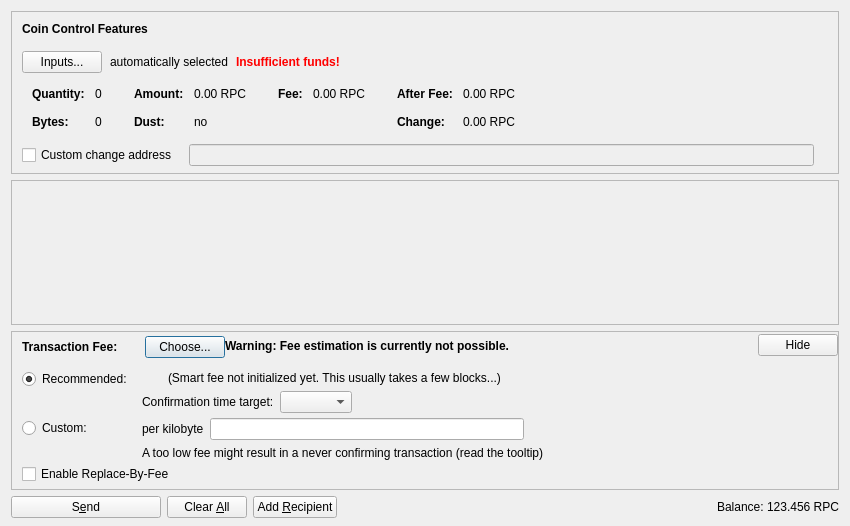
<?xml version="1.0" encoding="UTF-8"?>
<ui version="4.0">
 <class>SendCoinsDialog</class>
 <widget class="QDialog" name="SendCoinsDialog">
  <property name="geometry">
   <rect>
    <x>0</x>
    <y>0</y>
    <width>850</width>
    <height>526</height>
   </rect>
  </property>
  <property name="windowTitle">
   <string>Send Coins</string>
  </property>
  <layout class="QVBoxLayout" name="verticalLayout" stretch="0,1,0,0">
   <property name="bottomMargin">
    <number>8</number>
   </property>
   <item>
    <widget class="QFrame" name="frameCoinControl">
     <property name="sizePolicy">
      <sizepolicy hsizetype="Expanding" vsizetype="Expanding">
       <horstretch>0</horstretch>
       <verstretch>0</verstretch>
      </sizepolicy>
     </property>
     <property name="maximumSize">
      <size>
       <width>16777215</width>
       <height>16777215</height>
      </size>
     </property>
     <property name="frameShape">
      <enum>QFrame::StyledPanel</enum>
     </property>
     <property name="frameShadow">
      <enum>QFrame::Sunken</enum>
     </property>
     <layout class="QVBoxLayout" name="verticalLayoutCoinControl2">
      <property name="spacing">
       <number>0</number>
      </property>
      <property name="leftMargin">
       <number>0</number>
      </property>
      <property name="topMargin">
       <number>0</number>
      </property>
      <property name="rightMargin">
       <number>0</number>
      </property>
      <property name="bottomMargin">
       <number>6</number>
      </property>
      <item>
       <layout class="QVBoxLayout" name="verticalLayoutCoinControl" stretch="0,0,0,0,1">
        <property name="spacing">
         <number>0</number>
        </property>
        <property name="leftMargin">
         <number>10</number>
        </property>
        <property name="topMargin">
         <number>10</number>
        </property>
        <item>
         <layout class="QHBoxLayout" name="horizontalLayoutCoinControl1">
          <property name="bottomMargin">
           <number>15</number>
          </property>
          <item>
           <widget class="QLabel" name="labelCoinControlFeatures">
            <property name="sizePolicy">
             <sizepolicy hsizetype="Preferred" vsizetype="Maximum">
              <horstretch>0</horstretch>
              <verstretch>0</verstretch>
             </sizepolicy>
            </property>
            <property name="font">
             <font>
              <weight>75</weight>
              <bold>true</bold>
             </font>
            </property>
            <property name="styleSheet">
             <string notr="true">font-weight:bold;</string>
            </property>
            <property name="text">
             <string>Coin Control Features</string>
            </property>
           </widget>
          </item>
         </layout>
        </item>
        <item>
         <layout class="QHBoxLayout" name="horizontalLayoutCoinControl2" stretch="0,0,0,0">
          <property name="spacing">
           <number>8</number>
          </property>
          <property name="bottomMargin">
           <number>10</number>
          </property>
          <item>
           <widget class="QPushButton" name="pushButtonCoinControl">
            <property name="styleSheet">
             <string notr="true"/>
            </property>
            <property name="text">
             <string>Inputs...</string>
            </property>
            <property name="autoDefault">
             <bool>false</bool>
            </property>
           </widget>
          </item>
          <item>
           <widget class="QLabel" name="labelCoinControlAutomaticallySelected">
            <property name="text">
             <string>automatically selected</string>
            </property>
            <property name="margin">
             <number>5</number>
            </property>
           </widget>
          </item>
          <item>
           <widget class="QLabel" name="labelCoinControlInsuffFunds">
            <property name="font">
             <font>
              <weight>75</weight>
              <bold>true</bold>
             </font>
            </property>
            <property name="styleSheet">
             <string notr="true">color:red;font-weight:bold;</string>
            </property>
            <property name="text">
             <string>Insufficient funds!</string>
            </property>
            <property name="margin">
             <number>5</number>
            </property>
           </widget>
          </item>
          <item>
           <spacer name="horizontalSpacerCoinControl">
            <property name="orientation">
             <enum>Qt::Horizontal</enum>
            </property>
            <property name="sizeHint" stdset="0">
             <size>
              <width>40</width>
              <height>1</height>
             </size>
            </property>
           </spacer>
          </item>
         </layout>
        </item>
        <item>
         <widget class="QWidget" name="widgetCoinControl" native="true">
          <property name="sizePolicy">
           <sizepolicy hsizetype="Preferred" vsizetype="Preferred">
            <horstretch>0</horstretch>
            <verstretch>0</verstretch>
           </sizepolicy>
          </property>
          <property name="minimumSize">
           <size>
            <width>0</width>
            <height>0</height>
           </size>
          </property>
          <property name="styleSheet">
           <string notr="true"/>
          </property>
          <layout class="QHBoxLayout" name="horizontalLayoutCoinControl5">
           <property name="leftMargin">
            <number>0</number>
           </property>
           <property name="topMargin">
            <number>0</number>
           </property>
           <property name="rightMargin">
            <number>0</number>
           </property>
           <property name="bottomMargin">
            <number>0</number>
           </property>
           <item>
            <layout class="QHBoxLayout" name="horizontalLayoutCoinControl3" stretch="0,0,0,1">
             <property name="spacing">
              <number>20</number>
             </property>
             <property name="topMargin">
              <number>0</number>
             </property>
             <property name="bottomMargin">
              <number>10</number>
             </property>
             <item>
              <layout class="QFormLayout" name="formLayoutCoinControl1">
               <property name="horizontalSpacing">
                <number>10</number>
               </property>
               <property name="verticalSpacing">
                <number>14</number>
               </property>
               <property name="leftMargin">
                <number>10</number>
               </property>
               <property name="topMargin">
                <number>4</number>
               </property>
               <property name="rightMargin">
                <number>6</number>
               </property>
               <item row="0" column="0">
                <widget class="QLabel" name="labelCoinControlQuantityText">
                 <property name="font">
                  <font>
                   <weight>75</weight>
                   <bold>true</bold>
                  </font>
                 </property>
                 <property name="text">
                  <string>Quantity:</string>
                 </property>
                 <property name="margin">
                  <number>0</number>
                 </property>
                </widget>
               </item>
               <item row="0" column="1">
                <widget class="QLabel" name="labelCoinControlQuantity">
                 <property name="cursor">
                  <cursorShape>IBeamCursor</cursorShape>
                 </property>
                 <property name="contextMenuPolicy">
                  <enum>Qt::ActionsContextMenu</enum>
                 </property>
                 <property name="text">
                  <string notr="true">0</string>
                 </property>
                 <property name="margin">
                  <number>0</number>
                 </property>
                 <property name="textInteractionFlags">
                  <set>Qt::LinksAccessibleByMouse|Qt::TextSelectableByKeyboard|Qt::TextSelectableByMouse</set>
                 </property>
                </widget>
               </item>
               <item row="1" column="0">
                <widget class="QLabel" name="labelCoinControlBytesText">
                 <property name="font">
                  <font>
                   <weight>75</weight>
                   <bold>true</bold>
                  </font>
                 </property>
                 <property name="text">
                  <string>Bytes:</string>
                 </property>
                </widget>
               </item>
               <item row="1" column="1">
                <widget class="QLabel" name="labelCoinControlBytes">
                 <property name="cursor">
                  <cursorShape>IBeamCursor</cursorShape>
                 </property>
                 <property name="contextMenuPolicy">
                  <enum>Qt::ActionsContextMenu</enum>
                 </property>
                 <property name="text">
                  <string notr="true">0</string>
                 </property>
                 <property name="textInteractionFlags">
                  <set>Qt::LinksAccessibleByMouse|Qt::TextSelectableByKeyboard|Qt::TextSelectableByMouse</set>
                 </property>
                </widget>
               </item>
              </layout>
             </item>
             <item>
              <layout class="QFormLayout" name="formLayoutCoinControl2">
               <property name="horizontalSpacing">
                <number>10</number>
               </property>
               <property name="verticalSpacing">
                <number>14</number>
               </property>
               <property name="leftMargin">
                <number>6</number>
               </property>
               <property name="topMargin">
                <number>4</number>
               </property>
               <property name="rightMargin">
                <number>6</number>
               </property>
               <item row="0" column="0">
                <widget class="QLabel" name="labelCoinControlAmountText">
                 <property name="font">
                  <font>
                   <weight>75</weight>
                   <bold>true</bold>
                  </font>
                 </property>
                 <property name="text">
                  <string>Amount:</string>
                 </property>
                 <property name="margin">
                  <number>0</number>
                 </property>
                </widget>
               </item>
               <item row="0" column="1">
                <widget class="QLabel" name="labelCoinControlAmount">
                 <property name="cursor">
                  <cursorShape>IBeamCursor</cursorShape>
                 </property>
                 <property name="contextMenuPolicy">
                  <enum>Qt::ActionsContextMenu</enum>
                 </property>
                 <property name="text">
                  <string notr="true">0.00 RPC</string>
                 </property>
                 <property name="textInteractionFlags">
                  <set>Qt::LinksAccessibleByMouse|Qt::TextSelectableByKeyboard|Qt::TextSelectableByMouse</set>
                 </property>
                </widget>
               </item>
               <item row="1" column="0">
                <widget class="QLabel" name="labelCoinControlLowOutputText">
                 <property name="font">
                  <font>
                   <weight>75</weight>
                   <bold>true</bold>
                  </font>
                 </property>
                 <property name="text">
                  <string>Dust:</string>
                 </property>
                </widget>
               </item>
               <item row="1" column="1">
                <widget class="QLabel" name="labelCoinControlLowOutput">
                 <property name="cursor">
                  <cursorShape>IBeamCursor</cursorShape>
                 </property>
                 <property name="contextMenuPolicy">
                  <enum>Qt::ActionsContextMenu</enum>
                 </property>
                 <property name="text">
                  <string notr="true">no</string>
                 </property>
                 <property name="textInteractionFlags">
                  <set>Qt::LinksAccessibleByMouse|Qt::TextSelectableByKeyboard|Qt::TextSelectableByMouse</set>
                 </property>
                </widget>
               </item>
              </layout>
             </item>
             <item>
              <layout class="QFormLayout" name="formLayoutCoinControl3">
               <property name="horizontalSpacing">
                <number>10</number>
               </property>
               <property name="verticalSpacing">
                <number>14</number>
               </property>
               <property name="leftMargin">
                <number>6</number>
               </property>
               <property name="topMargin">
                <number>4</number>
               </property>
               <property name="rightMargin">
                <number>6</number>
               </property>
               <item row="0" column="0">
                <widget class="QLabel" name="labelCoinControlFeeText">
                 <property name="font">
                  <font>
                   <weight>75</weight>
                   <bold>true</bold>
                  </font>
                 </property>
                 <property name="text">
                  <string>Fee:</string>
                 </property>
                 <property name="margin">
                  <number>0</number>
                 </property>
                </widget>
               </item>
               <item row="0" column="1">
                <widget class="QLabel" name="labelCoinControlFee">
                 <property name="cursor">
                  <cursorShape>IBeamCursor</cursorShape>
                 </property>
                 <property name="contextMenuPolicy">
                  <enum>Qt::ActionsContextMenu</enum>
                 </property>
                 <property name="text">
                  <string notr="true">0.00 RPC</string>
                 </property>
                 <property name="textInteractionFlags">
                  <set>Qt::LinksAccessibleByMouse|Qt::TextSelectableByKeyboard|Qt::TextSelectableByMouse</set>
                 </property>
                </widget>
               </item>
              </layout>
             </item>
             <item>
              <layout class="QFormLayout" name="formLayoutCoinControl4">
               <property name="horizontalSpacing">
                <number>10</number>
               </property>
               <property name="verticalSpacing">
                <number>14</number>
               </property>
               <property name="leftMargin">
                <number>6</number>
               </property>
               <property name="topMargin">
                <number>4</number>
               </property>
               <property name="rightMargin">
                <number>6</number>
               </property>
               <item row="0" column="0">
                <widget class="QLabel" name="labelCoinControlAfterFeeText">
                 <property name="font">
                  <font>
                   <weight>75</weight>
                   <bold>true</bold>
                  </font>
                 </property>
                 <property name="text">
                  <string>After Fee:</string>
                 </property>
                 <property name="margin">
                  <number>0</number>
                 </property>
                </widget>
               </item>
               <item row="0" column="1">
                <widget class="QLabel" name="labelCoinControlAfterFee">
                 <property name="cursor">
                  <cursorShape>IBeamCursor</cursorShape>
                 </property>
                 <property name="contextMenuPolicy">
                  <enum>Qt::ActionsContextMenu</enum>
                 </property>
                 <property name="text">
                  <string notr="true">0.00 RPC</string>
                 </property>
                 <property name="textInteractionFlags">
                  <set>Qt::LinksAccessibleByMouse|Qt::TextSelectableByKeyboard|Qt::TextSelectableByMouse</set>
                 </property>
                </widget>
               </item>
               <item row="1" column="0">
                <widget class="QLabel" name="labelCoinControlChangeText">
                 <property name="font">
                  <font>
                   <weight>75</weight>
                   <bold>true</bold>
                  </font>
                 </property>
                 <property name="text">
                  <string>Change:</string>
                 </property>
                </widget>
               </item>
               <item row="1" column="1">
                <widget class="QLabel" name="labelCoinControlChange">
                 <property name="cursor">
                  <cursorShape>IBeamCursor</cursorShape>
                 </property>
                 <property name="contextMenuPolicy">
                  <enum>Qt::ActionsContextMenu</enum>
                 </property>
                 <property name="text">
                  <string notr="true">0.00 RPC</string>
                 </property>
                 <property name="textInteractionFlags">
                  <set>Qt::LinksAccessibleByMouse|Qt::TextSelectableByKeyboard|Qt::TextSelectableByMouse</set>
                 </property>
                </widget>
               </item>
              </layout>
             </item>
            </layout>
           </item>
          </layout>
         </widget>
        </item>
        <item>
         <layout class="QHBoxLayout" name="horizontalLayoutCoinControl4" stretch="0,0,0">
          <property name="spacing">
           <number>12</number>
          </property>
          <property name="sizeConstraint">
           <enum>QLayout::SetDefaultConstraint</enum>
          </property>
          <property name="topMargin">
           <number>5</number>
          </property>
          <property name="rightMargin">
           <number>5</number>
          </property>
          <item>
           <widget class="QCheckBox" name="checkBoxCoinControlChange">
            <property name="toolTip">
             <string>If this is activated, but the change address is empty or invalid, change will be sent to a newly generated address.</string>
            </property>
            <property name="text">
             <string>Custom change address</string>
            </property>
           </widget>
          </item>
          <item>
           <widget class="QValidatedLineEdit" name="lineEditCoinControlChange">
            <property name="enabled">
             <bool>false</bool>
            </property>
            <property name="sizePolicy">
             <sizepolicy hsizetype="Expanding" vsizetype="Fixed">
              <horstretch>0</horstretch>
              <verstretch>0</verstretch>
             </sizepolicy>
            </property>
           </widget>
          </item>
          <item>
           <widget class="QLabel" name="labelCoinControlChangeLabel">
            <property name="sizePolicy">
             <sizepolicy hsizetype="Preferred" vsizetype="Expanding">
              <horstretch>0</horstretch>
              <verstretch>0</verstretch>
             </sizepolicy>
            </property>
            <property name="minimumSize">
             <size>
              <width>0</width>
              <height>0</height>
             </size>
            </property>
            <property name="text">
             <string/>
            </property>
            <property name="margin">
             <number>3</number>
            </property>
           </widget>
          </item>
         </layout>
        </item>
        <item>
         <spacer name="verticalSpacerCoinControl">
          <property name="orientation">
           <enum>Qt::Vertical</enum>
          </property>
          <property name="sizeHint" stdset="0">
           <size>
            <width>800</width>
            <height>1</height>
           </size>
          </property>
         </spacer>
        </item>
       </layout>
      </item>
     </layout>
    </widget>
   </item>
   <item>
    <widget class="QScrollArea" name="scrollArea">
     <property name="widgetResizable">
      <bool>true</bool>
     </property>
     <widget class="QWidget" name="scrollAreaWidgetContents">
      <property name="geometry">
       <rect>
        <x>0</x>
        <y>0</y>
        <width>830</width>
        <height>104</height>
       </rect>
      </property>
      <layout class="QVBoxLayout" name="verticalLayout_2" stretch="0,1">
       <property name="leftMargin">
        <number>0</number>
       </property>
       <property name="topMargin">
        <number>0</number>
       </property>
       <property name="rightMargin">
        <number>0</number>
       </property>
       <property name="bottomMargin">
        <number>0</number>
       </property>
       <item>
        <layout class="QVBoxLayout" name="entries">
         <property name="spacing">
          <number>6</number>
         </property>
        </layout>
       </item>
       <item>
        <spacer name="verticalSpacer">
         <property name="orientation">
          <enum>Qt::Vertical</enum>
         </property>
         <property name="sizeHint" stdset="0">
          <size>
           <width>20</width>
           <height>40</height>
          </size>
         </property>
        </spacer>
       </item>
      </layout>
     </widget>
    </widget>
   </item>
   <item>
    <widget class="QFrame" name="frameFee">
     <property name="sizePolicy">
      <sizepolicy hsizetype="Expanding" vsizetype="Expanding">
       <horstretch>0</horstretch>
       <verstretch>0</verstretch>
      </sizepolicy>
     </property>
     <property name="maximumSize">
      <size>
       <width>16777215</width>
       <height>16777215</height>
      </size>
     </property>
     <property name="frameShape">
      <enum>QFrame::StyledPanel</enum>
     </property>
     <property name="frameShadow">
      <enum>QFrame::Sunken</enum>
     </property>
     <layout class="QVBoxLayout" name="verticalLayoutFee1">
      <property name="spacing">
       <number>0</number>
      </property>
      <property name="leftMargin">
       <number>0</number>
      </property>
      <property name="topMargin">
       <number>0</number>
      </property>
      <property name="rightMargin">
       <number>0</number>
      </property>
      <property name="bottomMargin">
       <number>0</number>
      </property>
      <item>
       <layout class="QVBoxLayout" name="verticalLayoutFee2" stretch="0,0,0">
        <property name="spacing">
         <number>0</number>
        </property>
        <property name="leftMargin">
         <number>10</number>
        </property>
        <property name="topMargin">
         <number>0</number>
        </property>
        <item>
         <layout class="QHBoxLayout" name="horizontalLayoutFee1">
          <property name="bottomMargin">
           <number>0</number>
          </property>
          <item>
           <layout class="QVBoxLayout" name="verticalLayoutFee7">
            <property name="spacing">
             <number>0</number>
            </property>
            <item>
             <spacer name="verticalSpacerSmartFee">
              <property name="orientation">
               <enum>Qt::Vertical</enum>
              </property>
              <property name="sizeType">
               <enum>QSizePolicy::Fixed</enum>
              </property>
              <property name="sizeHint" stdset="0">
               <size>
                <width>1</width>
                <height>4</height>
               </size>
              </property>
             </spacer>
            </item>
            <item>
             <layout class="QHBoxLayout" name="horizontalLayoutSmartFee">
              <property name="spacing">
               <number>10</number>
              </property>
              <item>
               <widget class="QLabel" name="labelFeeHeadline">
                <property name="sizePolicy">
                 <sizepolicy hsizetype="Preferred" vsizetype="Maximum">
                  <horstretch>0</horstretch>
                  <verstretch>0</verstretch>
                 </sizepolicy>
                </property>
                <property name="font">
                 <font>
                  <weight>75</weight>
                  <bold>true</bold>
                 </font>
                </property>
                <property name="styleSheet">
                 <string notr="true">font-weight:bold;</string>
                </property>
                <property name="text">
                 <string>Transaction Fee:</string>
                </property>
               </widget>
              </item>
              <item>
               <widget class="QLabel" name="labelFeeMinimized">
                <property name="text">
                 <string/>
                </property>
               </widget>
              </item>
              <item>
               <widget class="QPushButton" name="buttonChooseFee">
                <property name="text">
                 <string>Choose...</string>
                </property>
               </widget>
              </item>
             </layout>
            </item>
            <item>
             <spacer name="verticalSpacer_5">
              <property name="orientation">
               <enum>Qt::Vertical</enum>
              </property>
              <property name="sizeHint" stdset="0">
               <size>
                <width>1</width>
                <height>1</height>
               </size>
              </property>
             </spacer>
            </item>
           </layout>
          </item>
          <item>
           <widget class="QLabel" name="fallbackFeeWarningLabel">
            <property name="toolTip">
             <string>Using the fallbackfee can result in sending a transaction that will take several hours or days (or never) to confirm. Consider choosing your fee manually or wait until you have validated the complete chain.</string>
            </property>
            <property name="font">
            <font>
                <weight>75</weight>
                <bold>true</bold>
            </font>
            </property>
            <property name="text">
             <string>Warning: Fee estimation is currently not possible.</string>
            </property>
            <property name="wordWrap">
             <bool>false</bool>
            </property>
           </widget>
          </item>
          <item>
           <spacer name="horizontalSpacer_4">
            <property name="orientation">
             <enum>Qt::Horizontal</enum>
            </property>
            <property name="sizeType">
             <enum>QSizePolicy::MinimumExpanding</enum>
            </property>
            <property name="sizeHint" stdset="0">
             <size>
              <width>40</width>
              <height>20</height>
             </size>
            </property>
           </spacer>
          </item>
          <item>
           <widget class="QPushButton" name="buttonMinimizeFee">
            <property name="toolTip">
             <string>Hide transaction fee settings</string>
            </property>
            <property name="text">
             <string>Hide</string>
            </property>
           </widget>
          </item>
         </layout>
        </item>
        <item>
         <widget class="QFrame" name="frameFeeSelection">
          <layout class="QVBoxLayout" name="verticalLayoutFee12">
           <property name="spacing">
            <number>0</number>
           </property>
           <property name="leftMargin">
            <number>0</number>
           </property>
           <property name="topMargin">
            <number>0</number>
           </property>
           <property name="rightMargin">
            <number>0</number>
           </property>
           <property name="bottomMargin">
            <number>0</number>
           </property>
           <item>
            <layout class="QGridLayout" name="gridLayoutFee">
             <property name="topMargin">
              <number>10</number>
             </property>
             <property name="bottomMargin">
              <number>4</number>
             </property>
             <property name="horizontalSpacing">
              <number>10</number>
             </property>
             <property name="verticalSpacing">
              <number>4</number>
             </property>
             <item row="1" column="1">
              <layout class="QVBoxLayout" name="verticalLayoutFee8">
               <property name="spacing">
                <number>6</number>
               </property>
               <item>
                <layout class="QHBoxLayout" name="horizontalLayoutFee13">
                 <item>
                  <widget class="QLabel" name="labelCustomPerKilobyte">
                   <property name="toolTip">
                    <string>Specify a custom fee per kB (1,000 bytes) of the transaction's virtual size.

Note:  Since the fee is calculated on a per-byte basis, a fee of "100 satoshis per kB" for a transaction size of 500 bytes (half of 1 kB) would ultimately yield a fee of only 50 satoshis.</string>
                   </property>
                   <property name="text">
                    <string>per kilobyte</string>
                   </property>
                  </widget>
                 </item>
                 <item>
                  <widget class="BitcoinAmountField" name="customFee"/>
                 </item>
                 <item>
                  <spacer name="horizontalSpacer_6">
                   <property name="orientation">
                    <enum>Qt::Horizontal</enum>
                   </property>
                   <property name="sizeHint" stdset="0">
                    <size>
                     <width>1</width>
                     <height>1</height>
                    </size>
                   </property>
                  </spacer>
                 </item>
                </layout>
               </item>
               <item>
                <layout class="QHBoxLayout" name="horizontalLayoutFee8">
                 <item>
                  <widget class="QLabel" name="labelCustomFeeWarning">
                   <property name="enabled">
                    <bool>true</bool>
                   </property>
                   <property name="toolTip">
                    <string>When there is less transaction volume than space in the blocks, miners as well as relaying nodes may enforce a minimum fee. Paying only this minimum fee is just fine, but be aware that this can result in a never confirming transaction once there is more demand for bitcoin transactions than the network can process.</string>
                   </property>
                   <property name="text">
                    <string>A too low fee might result in a never confirming transaction (read the tooltip)</string>
                   </property>
                  </widget>
                 </item>
                 <item>
                  <spacer name="horizontalSpacer_2">
                   <property name="orientation">
                    <enum>Qt::Horizontal</enum>
                   </property>
                   <property name="sizeHint" stdset="0">
                    <size>
                     <width>1</width>
                     <height>1</height>
                    </size>
                   </property>
                  </spacer>
                 </item>
                </layout>
               </item>
              </layout>
             </item>
             <item row="0" column="0">
              <layout class="QVBoxLayout" name="verticalLayoutFee4" stretch="0,1">
               <item>
                <widget class="QRadioButton" name="radioSmartFee">
                 <property name="text">
                  <string>Recommended:</string>
                 </property>
                 <property name="checked">
                  <bool>true</bool>
                 </property>
                 <attribute name="buttonGroup">
                  <string notr="true">groupFee</string>
                 </attribute>
                </widget>
               </item>
               <item>
                <spacer name="verticalSpacer_2">
                 <property name="orientation">
                  <enum>Qt::Vertical</enum>
                 </property>
                 <property name="sizeHint" stdset="0">
                  <size>
                   <width>1</width>
                   <height>1</height>
                  </size>
                 </property>
                </spacer>
               </item>
              </layout>
             </item>
             <item row="1" column="0">
              <layout class="QVBoxLayout" name="verticalLayoutFee9" stretch="0,1">
               <item>
                <widget class="QRadioButton" name="radioCustomFee">
                 <property name="text">
                  <string>Custom:</string>
                 </property>
                 <attribute name="buttonGroup">
                  <string notr="true">groupFee</string>
                 </attribute>
                </widget>
               </item>
               <item>
                <spacer name="verticalSpacer_6">
                 <property name="orientation">
                  <enum>Qt::Vertical</enum>
                 </property>
                 <property name="sizeHint" stdset="0">
                  <size>
                   <width>1</width>
                   <height>1</height>
                  </size>
                 </property>
                </spacer>
               </item>
              </layout>
             </item>
             <item row="0" column="1">
              <layout class="QVBoxLayout" name="verticalLayoutFee3" stretch="0,0,1">
               <property name="spacing">
                <number>6</number>
               </property>
               <property name="topMargin">
                <number>2</number>
               </property>
               <item>
                <layout class="QHBoxLayout" name="horizontalLayoutFee12">
                 <item>
                  <widget class="QLabel" name="labelSmartFee">
                   <property name="text">
                    <string/>
                   </property>
                  </widget>
                 </item>
                 <item>
                  <widget class="QLabel" name="labelFeeEstimation">
                   <property name="text">
                    <string/>
                   </property>
                  </widget>
                 </item>
                 <item>
                  <widget class="QLabel" name="labelSmartFee2">
                   <property name="text">
                    <string>(Smart fee not initialized yet. This usually takes a few blocks...)</string>
                   </property>
                  </widget>
                 </item>
                 <item>
                  <spacer name="horizontalSpacer_5">
                   <property name="orientation">
                    <enum>Qt::Horizontal</enum>
                   </property>
                   <property name="sizeHint" stdset="0">
                    <size>
                     <width>1</width>
                     <height>1</height>
                    </size>
                   </property>
                  </spacer>
                 </item>
                </layout>
               </item>
               <item>
                <layout class="QHBoxLayout" name="horizontalLayoutFee9">
                 <item>
                  <layout class="QVBoxLayout" name="verticalLayoutFee6">
                   <item>
                    <widget class="QLabel" name="labelSmartFee3">
                     <property name="text">
                      <string>Confirmation time target:</string>
                     </property>
                    </widget>
                   </item>
                  </layout>
                 </item>
                 <item>
                  <layout class="QVBoxLayout" name="verticalLayoutFee5">
                   <property name="rightMargin">
                    <number>30</number>
                   </property>
                   <item>
                    <layout class="QHBoxLayout" name="horizontalLayoutConfTarget">
                     <property name="bottomMargin">
                      <number>0</number>
                     </property>
                     <item>
                      <widget class="QComboBox" name="confTargetSelector"/>
                     </item>
                     <item>
                      <spacer name="horizontalSpacerConfTarget">
                       <property name="orientation">
                        <enum>Qt::Horizontal</enum>
                       </property>
                       <property name="sizeHint" stdset="0">
                        <size>
                         <width>40</width>
                         <height>20</height>
                        </size>
                       </property>
                      </spacer>
                     </item>
                    </layout>
                   </item>
                  </layout>
                 </item>
                </layout>
               </item>
               <item>
                <spacer name="verticalSpacer_4">
                 <property name="orientation">
                  <enum>Qt::Vertical</enum>
                 </property>
                 <property name="sizeHint" stdset="0">
                  <size>
                   <width>1</width>
                   <height>1</height>
                  </size>
                 </property>
                </spacer>
               </item>
              </layout>
             </item>
            </layout>
           </item>
           <item>
            <widget class="QCheckBox" name="optInRBF">
             <property name="text">
              <string>Enable Replace-By-Fee</string>
             </property>
             <property name="toolTip">
              <string>With Replace-By-Fee (BIP-125) you can increase a transaction's fee after it is sent. Without this, a higher fee may be recommended to compensate for increased transaction delay risk.</string>
             </property>
            </widget>
           </item>
          </layout>
         </widget>
        </item>
        <item>
         <spacer name="verticalSpacerFee">
          <property name="orientation">
           <enum>Qt::Vertical</enum>
          </property>
          <property name="sizeHint" stdset="0">
           <size>
            <width>40</width>
            <height>5</height>
           </size>
          </property>
         </spacer>
        </item>
       </layout>
      </item>
     </layout>
    </widget>
   </item>
   <item>
    <layout class="QHBoxLayout" name="horizontalLayout">
     <item>
      <widget class="QPushButton" name="sendButton">
       <property name="minimumSize">
        <size>
         <width>150</width>
         <height>0</height>
        </size>
       </property>
       <property name="toolTip">
        <string>Confirm the send action</string>
       </property>
       <property name="text">
        <string>S&amp;end</string>
       </property>
       <property name="icon">
        <iconset resource="../bitcoin.qrc">
         <normaloff>:/icons/send</normaloff>:/icons/send</iconset>
       </property>
       <property name="autoDefault">
        <bool>false</bool>
       </property>
       <property name="default">
        <bool>false</bool>
       </property>
      </widget>
     </item>
     <item>
      <widget class="QPushButton" name="clearButton">
       <property name="sizePolicy">
        <sizepolicy hsizetype="Minimum" vsizetype="Fixed">
         <horstretch>0</horstretch>
         <verstretch>0</verstretch>
        </sizepolicy>
       </property>
       <property name="toolTip">
        <string>Clear all fields of the form.</string>
       </property>
       <property name="text">
        <string>Clear &amp;All</string>
       </property>
       <property name="icon">
        <iconset resource="../bitcoin.qrc">
         <normaloff>:/icons/remove</normaloff>:/icons/remove</iconset>
       </property>
       <property name="autoDefault">
        <bool>false</bool>
       </property>
      </widget>
     </item>
     <item>
      <widget class="QPushButton" name="addButton">
       <property name="toolTip">
        <string>Send to multiple recipients at once</string>
       </property>
       <property name="text">
        <string>Add &amp;Recipient</string>
       </property>
       <property name="icon">
        <iconset resource="../bitcoin.qrc">
         <normaloff>:/icons/add</normaloff>:/icons/add</iconset>
       </property>
       <property name="autoDefault">
        <bool>false</bool>
       </property>
      </widget>
     </item>
     <item>
      <spacer name="horizontalSpacer">
       <property name="orientation">
        <enum>Qt::Horizontal</enum>
       </property>
       <property name="sizeHint" stdset="0">
        <size>
         <width>40</width>
         <height>20</height>
        </size>
       </property>
      </spacer>
     </item>
     <item>
      <layout class="QHBoxLayout" name="horizontalLayout_2">
       <property name="spacing">
        <number>3</number>
       </property>
       <item>
        <widget class="QLabel" name="labelBalanceName">
         <property name="sizePolicy">
          <sizepolicy hsizetype="Preferred" vsizetype="Fixed">
           <horstretch>0</horstretch>
           <verstretch>0</verstretch>
          </sizepolicy>
         </property>
         <property name="text">
          <string>Balance:</string>
         </property>
        </widget>
       </item>
       <item>
        <widget class="QLabel" name="labelBalance">
         <property name="sizePolicy">
          <sizepolicy hsizetype="Preferred" vsizetype="Fixed">
           <horstretch>0</horstretch>
           <verstretch>0</verstretch>
          </sizepolicy>
         </property>
         <property name="cursor">
          <cursorShape>IBeamCursor</cursorShape>
         </property>
         <property name="text">
          <string notr="true">123.456 RPC</string>
         </property>
         <property name="textInteractionFlags">
          <set>Qt::LinksAccessibleByMouse|Qt::TextSelectableByKeyboard|Qt::TextSelectableByMouse</set>
         </property>
        </widget>
       </item>
      </layout>
     </item>
    </layout>
   </item>
  </layout>
 </widget>
 <customwidgets>
  <customwidget>
   <class>QValidatedLineEdit</class>
   <extends>QLineEdit</extends>
   <header>qt/qvalidatedlineedit.h</header>
  </customwidget>
  <customwidget>
   <class>BitcoinAmountField</class>
   <extends>QLineEdit</extends>
   <header>qt/bitcoinamountfield.h</header>
   <container>1</container>
  </customwidget>
 </customwidgets>
 <resources>
  <include location="../bitcoin.qrc"/>
 </resources>
 <connections/>
 <buttongroups>
  <buttongroup name="groupFee"/>
 </buttongroups>
</ui>
